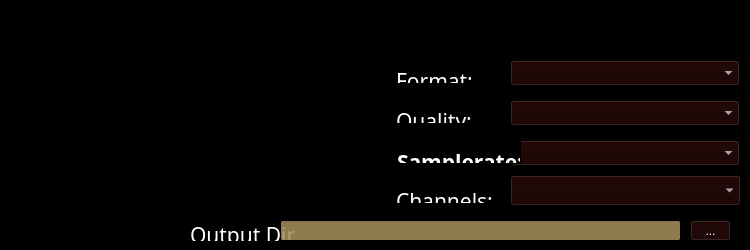
   <widget class="QWidget" name="tab_Main">
    <property name="palette">
     <palette>
      <active>
       <colorrole role="WindowText">
        <brush brushstyle="SolidPattern">
         <color alpha="255">
          <red>255</red>
          <green>255</green>
          <blue>255</blue>
         </color>
        </brush>
       </colorrole>
       <colorrole role="Button">
        <brush brushstyle="SolidPattern">
         <color alpha="77">
          <red>23</red>
          <green>1</green>
          <blue>0</blue>
         </color>
        </brush>
       </colorrole>
       <colorrole role="Light">
        <brush brushstyle="SolidPattern">
         <color alpha="207">
          <red>118</red>
          <green>111</green>
          <blue>96</blue>
         </color>
        </brush>
       </colorrole>
       <colorrole role="Midlight">
        <brush brushstyle="SolidPattern">
         <color alpha="207">
          <red>98</red>
          <green>92</green>
          <blue>80</blue>
         </color>
        </brush>
       </colorrole>
       <colorrole role="Dark">
        <brush brushstyle="SolidPattern">
         <color alpha="207">
          <red>39</red>
          <green>37</green>
          <blue>32</blue>
         </color>
        </brush>
       </colorrole>
       <colorrole role="Mid">
        <brush brushstyle="SolidPattern">
         <color alpha="207">
          <red>53</red>
          <green>49</green>
          <blue>43</blue>
         </color>
        </brush>
       </colorrole>
       <colorrole role="Text">
        <brush brushstyle="SolidPattern">
         <color alpha="255">
          <red>255</red>
          <green>255</green>
          <blue>255</blue>
         </color>
        </brush>
       </colorrole>
       <colorrole role="BrightText">
        <brush brushstyle="SolidPattern">
         <color alpha="255">
          <red>255</red>
          <green>255</green>
          <blue>255</blue>
         </color>
        </brush>
       </colorrole>
       <colorrole role="ButtonText">
        <brush brushstyle="SolidPattern">
         <color alpha="255">
          <red>255</red>
          <green>255</green>
          <blue>255</blue>
         </color>
        </brush>
       </colorrole>
       <colorrole role="Base">
        <brush brushstyle="SolidPattern">
         <color alpha="222">
          <red>165</red>
          <green>141</green>
          <blue>93</blue>
         </color>
        </brush>
       </colorrole>
       <colorrole role="Window">
        <brush brushstyle="SolidPattern">
         <color alpha="255">
          <red>0</red>
          <green>0</green>
          <blue>0</blue>
         </color>
        </brush>
       </colorrole>
       <colorrole role="Shadow">
        <brush brushstyle="SolidPattern">
         <color alpha="255">
          <red>167</red>
          <green>135</green>
          <blue>66</blue>
         </color>
        </brush>
       </colorrole>
       <colorrole role="Highlight">
        <brush brushstyle="SolidPattern">
         <color alpha="110">
          <red>70</red>
          <green>58</green>
          <blue>29</blue>
         </color>
        </brush>
       </colorrole>
       <colorrole role="HighlightedText">
        <brush brushstyle="SolidPattern">
         <color alpha="255">
          <red>232</red>
          <green>237</green>
          <blue>183</blue>
         </color>
        </brush>
       </colorrole>
       <colorrole role="AlternateBase">
        <brush brushstyle="SolidPattern">
         <color alpha="231">
          <red>126</red>
          <green>124</green>
          <blue>93</blue>
         </color>
        </brush>
       </colorrole>
       <colorrole role="ToolTipBase">
        <brush brushstyle="SolidPattern">
         <color alpha="255">
          <red>255</red>
          <green>255</green>
          <blue>220</blue>
         </color>
        </brush>
       </colorrole>
       <colorrole role="ToolTipText">
        <brush brushstyle="SolidPattern">
         <color alpha="255">
          <red>0</red>
          <green>0</green>
          <blue>0</blue>
         </color>
        </brush>
       </colorrole>
       <colorrole role="PlaceholderText">
        <brush brushstyle="SolidPattern">
         <color alpha="217">
          <red>178</red>
          <green>165</green>
          <blue>113</blue>
         </color>
        </brush>
       </colorrole>
       <colorrole role="Accent">
        <brush brushstyle="SolidPattern">
         <color alpha="255">
          <red>114</red>
          <green>32</green>
          <blue>33</blue>
         </color>
        </brush>
       </colorrole>
      </active>
      <inactive>
       <colorrole role="WindowText">
        <brush brushstyle="SolidPattern">
         <color alpha="255">
          <red>255</red>
          <green>255</green>
          <blue>255</blue>
         </color>
        </brush>
       </colorrole>
       <colorrole role="Button">
        <brush brushstyle="SolidPattern">
         <color alpha="77">
          <red>23</red>
          <green>1</green>
          <blue>0</blue>
         </color>
        </brush>
       </colorrole>
       <colorrole role="Light">
        <brush brushstyle="SolidPattern">
         <color alpha="207">
          <red>118</red>
          <green>111</green>
          <blue>96</blue>
         </color>
        </brush>
       </colorrole>
       <colorrole role="Midlight">
        <brush brushstyle="SolidPattern">
         <color alpha="207">
          <red>98</red>
          <green>92</green>
          <blue>80</blue>
         </color>
        </brush>
       </colorrole>
       <colorrole role="Dark">
        <brush brushstyle="SolidPattern">
         <color alpha="207">
          <red>39</red>
          <green>37</green>
          <blue>32</blue>
         </color>
        </brush>
       </colorrole>
       <colorrole role="Mid">
        <brush brushstyle="SolidPattern">
         <color alpha="207">
          <red>53</red>
          <green>49</green>
          <blue>43</blue>
         </color>
        </brush>
       </colorrole>
       <colorrole role="Text">
        <brush brushstyle="SolidPattern">
         <color alpha="255">
          <red>255</red>
          <green>255</green>
          <blue>255</blue>
         </color>
        </brush>
       </colorrole>
       <colorrole role="BrightText">
        <brush brushstyle="SolidPattern">
         <color alpha="255">
          <red>255</red>
          <green>255</green>
          <blue>255</blue>
         </color>
        </brush>
       </colorrole>
       <colorrole role="ButtonText">
        <brush brushstyle="SolidPattern">
         <color alpha="255">
          <red>255</red>
          <green>255</green>
          <blue>255</blue>
         </color>
        </brush>
       </colorrole>
       <colorrole role="Base">
        <brush brushstyle="SolidPattern">
         <color alpha="222">
          <red>165</red>
          <green>141</green>
          <blue>93</blue>
         </color>
        </brush>
       </colorrole>
       <colorrole role="Window">
        <brush brushstyle="SolidPattern">
         <color alpha="255">
          <red>0</red>
          <green>0</green>
          <blue>0</blue>
         </color>
        </brush>
       </colorrole>
       <colorrole role="Shadow">
        <brush brushstyle="SolidPattern">
         <color alpha="255">
          <red>167</red>
          <green>135</green>
          <blue>66</blue>
         </color>
        </brush>
       </colorrole>
       <colorrole role="Highlight">
        <brush brushstyle="SolidPattern">
         <color alpha="110">
          <red>70</red>
          <green>58</green>
          <blue>29</blue>
         </color>
        </brush>
       </colorrole>
       <colorrole role="HighlightedText">
        <brush brushstyle="SolidPattern">
         <color alpha="255">
          <red>232</red>
          <green>237</green>
          <blue>183</blue>
         </color>
        </brush>
       </colorrole>
       <colorrole role="AlternateBase">
        <brush brushstyle="SolidPattern">
         <color alpha="231">
          <red>126</red>
          <green>124</green>
          <blue>93</blue>
         </color>
        </brush>
       </colorrole>
       <colorrole role="ToolTipBase">
        <brush brushstyle="SolidPattern">
         <color alpha="255">
          <red>255</red>
          <green>255</green>
          <blue>220</blue>
         </color>
        </brush>
       </colorrole>
       <colorrole role="ToolTipText">
        <brush brushstyle="SolidPattern">
         <color alpha="255">
          <red>0</red>
          <green>0</green>
          <blue>0</blue>
         </color>
        </brush>
       </colorrole>
       <colorrole role="PlaceholderText">
        <brush brushstyle="SolidPattern">
         <color alpha="217">
          <red>178</red>
          <green>165</green>
          <blue>113</blue>
         </color>
        </brush>
       </colorrole>
       <colorrole role="Accent">
        <brush brushstyle="SolidPattern">
         <color alpha="255">
          <red>114</red>
          <green>32</green>
          <blue>33</blue>
         </color>
        </brush>
       </colorrole>
      </inactive>
      <disabled>
       <colorrole role="WindowText">
        <brush brushstyle="SolidPattern">
         <color alpha="207">
          <red>39</red>
          <green>37</green>
          <blue>32</blue>
         </color>
        </brush>
       </colorrole>
       <colorrole role="Button">
        <brush brushstyle="SolidPattern">
         <color alpha="77">
          <red>23</red>
          <green>1</green>
          <blue>0</blue>
         </color>
        </brush>
       </colorrole>
       <colorrole role="Light">
        <brush brushstyle="SolidPattern">
         <color alpha="207">
          <red>118</red>
          <green>111</green>
          <blue>96</blue>
         </color>
        </brush>
       </colorrole>
       <colorrole role="Midlight">
        <brush brushstyle="SolidPattern">
         <color alpha="207">
          <red>98</red>
          <green>92</green>
          <blue>80</blue>
         </color>
        </brush>
       </colorrole>
       <colorrole role="Dark">
        <brush brushstyle="SolidPattern">
         <color alpha="207">
          <red>39</red>
          <green>37</green>
          <blue>32</blue>
         </color>
        </brush>
       </colorrole>
       <colorrole role="Mid">
        <brush brushstyle="SolidPattern">
         <color alpha="207">
          <red>53</red>
          <green>49</green>
          <blue>43</blue>
         </color>
        </brush>
       </colorrole>
       <colorrole role="Text">
        <brush brushstyle="SolidPattern">
         <color alpha="207">
          <red>39</red>
          <green>37</green>
          <blue>32</blue>
         </color>
        </brush>
       </colorrole>
       <colorrole role="BrightText">
        <brush brushstyle="SolidPattern">
         <color alpha="255">
          <red>255</red>
          <green>255</green>
          <blue>255</blue>
         </color>
        </brush>
       </colorrole>
       <colorrole role="ButtonText">
        <brush brushstyle="SolidPattern">
         <color alpha="207">
          <red>39</red>
          <green>37</green>
          <blue>32</blue>
         </color>
        </brush>
       </colorrole>
       <colorrole role="Base">
        <brush brushstyle="SolidPattern">
         <color alpha="255">
          <red>0</red>
          <green>0</green>
          <blue>0</blue>
         </color>
        </brush>
       </colorrole>
       <colorrole role="Window">
        <brush brushstyle="SolidPattern">
         <color alpha="255">
          <red>0</red>
          <green>0</green>
          <blue>0</blue>
         </color>
        </brush>
       </colorrole>
       <colorrole role="Shadow">
        <brush brushstyle="SolidPattern">
         <color alpha="255">
          <red>167</red>
          <green>135</green>
          <blue>66</blue>
         </color>
        </brush>
       </colorrole>
       <colorrole role="HighlightedText">
        <brush brushstyle="SolidPattern">
         <color alpha="255">
          <red>232</red>
          <green>237</green>
          <blue>183</blue>
         </color>
        </brush>
       </colorrole>
       <colorrole role="AlternateBase">
        <brush brushstyle="SolidPattern">
         <color alpha="231">
          <red>126</red>
          <green>124</green>
          <blue>93</blue>
         </color>
        </brush>
       </colorrole>
       <colorrole role="ToolTipBase">
        <brush brushstyle="SolidPattern">
         <color alpha="255">
          <red>255</red>
          <green>255</green>
          <blue>220</blue>
         </color>
        </brush>
       </colorrole>
       <colorrole role="ToolTipText">
        <brush brushstyle="SolidPattern">
         <color alpha="255">
          <red>0</red>
          <green>0</green>
          <blue>0</blue>
         </color>
        </brush>
       </colorrole>
       <colorrole role="PlaceholderText">
        <brush brushstyle="SolidPattern">
         <color alpha="217">
          <red>178</red>
          <green>165</green>
          <blue>113</blue>
         </color>
        </brush>
       </colorrole>
       <colorrole role="Accent">
        <brush brushstyle="SolidPattern">
         <color alpha="255">
          <red>114</red>
          <green>32</green>
          <blue>33</blue>
         </color>
        </brush>
       </colorrole>
      </disabled>
     </palette>
    </property>
    <property name="autoFillBackground">
     <bool>false</bool>
    </property>
    <attribute name="icon">
     <iconset theme="QIcon::ThemeIcon::FormatJustifyCenter"/>
    </attribute>
    <attribute name="title">
     <string>Main</string>
    </attribute>
    <widget class="QLabel" name="label_2">
     <property name="geometry">
      <rect>
       <x>190</x>
       <y>220</y>
       <width>111</width>
       <height>21</height>
      </rect>
     </property>
     <property name="font">
      <font>
       <family>Bahnschrift</family>
       <pointsize>16</pointsize>
       <bold>false</bold>
      </font>
     </property>
     <property name="autoFillBackground">
      <bool>true</bool>
     </property>
     <property name="text">
      <string>Output Dir</string>
     </property>
     <property name="textFormat">
      <enum>Qt::TextFormat::PlainText</enum>
     </property>
     <property name="scaledContents">
      <bool>true</bool>
     </property>
     <property name="alignment">
      <set>Qt::AlignmentFlag::AlignLeading|Qt::AlignmentFlag::AlignLeft|Qt::AlignmentFlag::AlignTop</set>
     </property>
     <property name="wordWrap">
      <bool>true</bool>
     </property>
    </widget>
    <widget class="QLineEdit" name="lineEdit_OutputDirectory">
     <property name="geometry">
      <rect>
       <x>280</x>
       <y>220</y>
       <width>401</width>
       <height>21</height>
      </rect>
     </property>
    </widget>
    <widget class="QLabel" name="label">
     <property name="geometry">
      <rect>
       <x>390</x>
       <y>60</y>
       <width>130</width>
       <height>24</height>
      </rect>
     </property>
     <property name="font">
      <font>
       <family>Bahnschrift</family>
       <pointsize>16</pointsize>
       <bold>false</bold>
      </font>
     </property>
     <property name="autoFillBackground">
      <bool>true</bool>
     </property>
     <property name="frameShape">
      <enum>QFrame::Shape::StyledPanel</enum>
     </property>
     <property name="text">
      <string>Format:</string>
     </property>
     <property name="scaledContents">
      <bool>true</bool>
     </property>
     <property name="alignment">
      <set>Qt::AlignmentFlag::AlignLeading|Qt::AlignmentFlag::AlignLeft|Qt::AlignmentFlag::AlignTop</set>
     </property>
     <property name="wordWrap">
      <bool>true</bool>
     </property>
    </widget>
    <widget class="QComboBox" name="comboBox_OutputFormat">
     <property name="geometry">
      <rect>
       <x>510</x>
       <y>60</y>
       <width>230</width>
       <height>26</height>
      </rect>
     </property>
    </widget>
    <widget class="QLabel" name="label_Quality">
     <property name="geometry">
      <rect>
       <x>390</x>
       <y>100</y>
       <width>130</width>
       <height>24</height>
      </rect>
     </property>
     <property name="font">
      <font>
       <family>Bahnschrift</family>
       <pointsize>16</pointsize>
       <bold>false</bold>
      </font>
     </property>
     <property name="frameShape">
      <enum>QFrame::Shape::StyledPanel</enum>
     </property>
     <property name="text">
      <string>Quality:</string>
     </property>
     <property name="alignment">
      <set>Qt::AlignmentFlag::AlignLeading|Qt::AlignmentFlag::AlignLeft|Qt::AlignmentFlag::AlignTop</set>
     </property>
     <property name="wordWrap">
      <bool>true</bool>
     </property>
    </widget>
    <widget class="QComboBox" name="comboBox_Quality">
     <property name="geometry">
      <rect>
       <x>510</x>
       <y>100</y>
       <width>230</width>
       <height>26</height>
      </rect>
     </property>
    </widget>
    <widget class="QComboBox" name="comboBox_OutputSamplerate">
     <property name="geometry">
      <rect>
       <x>510</x>
       <y>140</y>
       <width>230</width>
       <height>26</height>
      </rect>
     </property>
    </widget>
    <widget class="QToolButton" name="toolButton_SelectOutputDirectory">
     <property name="geometry">
      <rect>
       <x>690</x>
       <y>220</y>
       <width>41</width>
       <height>21</height>
      </rect>
     </property>
     <property name="text">
      <string notr="true">...</string>
     </property>
    </widget>
    <widget class="QLabel" name="label_5">
     <property name="geometry">
      <rect>
       <x>390</x>
       <y>140</y>
       <width>131</width>
       <height>24</height>
      </rect>
     </property>
     <property name="font">
      <font>
       <family>Bahnschrift</family>
       <pointsize>16</pointsize>
       <bold>true</bold>
      </font>
     </property>
     <property name="autoFillBackground">
      <bool>true</bool>
     </property>
     <property name="frameShape">
      <enum>QFrame::Shape::StyledPanel</enum>
     </property>
     <property name="text">
      <string>Samplerate:</string>
     </property>
     <property name="scaledContents">
      <bool>true</bool>
     </property>
     <property name="alignment">
      <set>Qt::AlignmentFlag::AlignLeading|Qt::AlignmentFlag::AlignLeft|Qt::AlignmentFlag::AlignTop</set>
     </property>
     <property name="wordWrap">
      <bool>true</bool>
     </property>
    </widget>
    <widget class="QLabel" name="label_8">
     <property name="geometry">
      <rect>
       <x>390</x>
       <y>180</y>
       <width>130</width>
       <height>24</height>
      </rect>
     </property>
     <property name="font">
      <font>
       <family>Bahnschrift</family>
       <pointsize>16</pointsize>
       <bold>false</bold>
      </font>
     </property>
     <property name="autoFillBackground">
      <bool>true</bool>
     </property>
     <property name="frameShape">
      <enum>QFrame::Shape::StyledPanel</enum>
     </property>
     <property name="text">
      <string>Channels:</string>
     </property>
     <property name="scaledContents">
      <bool>true</bool>
     </property>
     <property name="alignment">
      <set>Qt::AlignmentFlag::AlignLeading|Qt::AlignmentFlag::AlignLeft|Qt::AlignmentFlag::AlignTop</set>
     </property>
     <property name="wordWrap">
      <bool>true</bool>
     </property>
    </widget>
    <widget class="QComboBox" name="comboBox_OutputChannelCount">
     <property name="geometry">
      <rect>
       <x>510</x>
       <y>175</y>
       <width>231</width>
       <height>31</height>
      </rect>
     </property>
    </widget>
   </widget>
